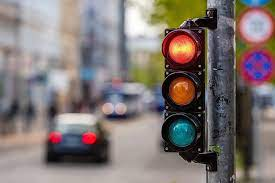
#> input picture img/semaforo1.jpg, 275 x 183 px, found by its file name
$ python fourier.py   (older library calls are emulated)
#> lines starting #> are read from the running program, lines starting #| are printed output that depends on the picture; after the words box and inside, x2 and y2 are one past the last pixel; in counts of white or black regions, pixels touching at a corner belong together
import numpy as np
import cv2
from PIL import Image

# Carrega a imagem
img = Image.open("img\semaforo1.jpg")
#> img is the input picture: PIL image 275x183 RGB; mean R, G, B 128.3, 118.2, 115.6

# Converte a imagem para escala de cinza
img_gray = img.convert("L")
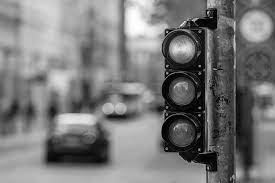
#> img_gray: PIL image 275x183 L; min 0, max 255, mean 120.9

# Converte a imagem para um array NumPy
img_array = np.array(img_gray)

# Aplica a FFT na imagem
img_fft = np.fft.fft2(img_array)

# Aplica o shift nas frequências para o centro da imagem
img_fft_shift = np.fft.fftshift(img_fft)

# Cria um filtro passa-baixas
filtro = np.zeros(img_array.shape)
altura, largura = img_array.shape
#> altura = 183; largura = 275
centro_altura, centro_largura = altura // 2, largura // 2
#> centro_altura = 91; centro_largura = 137
raio = 50
for i in range(altura):
    for j in range(largura):
        if ((i - centro_altura)**2 + (j - centro_largura)**2) < raio**2:
            filtro[i, j] = 1
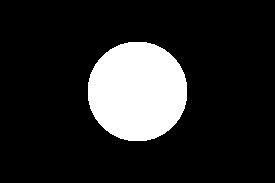
#> filtro: shape (183, 275) float64; values 0 (black) and 1 (white), 15.5% white; 1 white region, box (x1, y1, x2, y2) and area: (88, 42, 187, 141) 7825

# Aplica o filtro na imagem
img_fft_filt = img_fft_shift * filtro

# Aplica o shift inverso nas frequências
img_fft_filt_shift = np.fft.ifftshift(img_fft_filt)

# Aplica a inversa da FFT na imagem filtrada
img_filtrada = np.abs(np.fft.ifft2(img_fft_filt_shift))
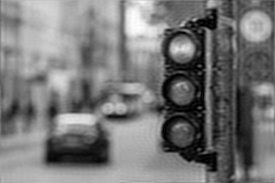
#> img_filtrada: shape (183, 275) float64; min 0.0117, max 257.6, mean 120.9; drawn with min black and max white

# Salva a imagem filtrada
Image.fromarray(img_filtrada.astype(np.uint8)).save("img/semafaro1_fft.jpg")
# Aplica o operador Sobel
sobelx = cv2.Sobel(img_filtrada, cv2.CV_64F, 1, 0, ksize=3)
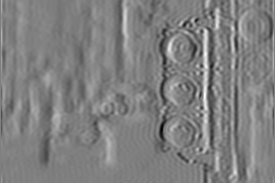
#> sobelx: shape (183, 275) float64; min -416.2, max 413.8, mean -0.3; drawn with min black and max white
sobely = cv2.Sobel(img_filtrada, cv2.CV_64F, 0, 1, ksize=3)
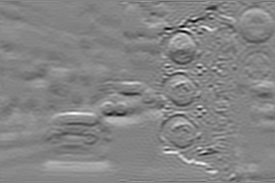
#> sobely: shape (183, 275) float64; min -483.4, max 443.8, mean 0.2; drawn with min black and max white
img_sobel = np.sqrt(sobelx**2 + sobely**2)
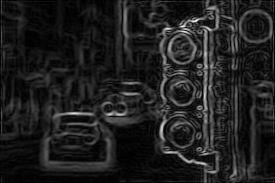
#> img_sobel: shape (183, 275) float64; min 0, max 519.4, mean 63.8; drawn with min black and max white

# Normaliza a imagem
img_sobel = cv2.normalize(img_sobel, None, 0, 255, cv2.NORM_MINMAX, cv2.CV_8U)

# Aplica a limiarização
img_filtrada = cv2.convertScaleAbs(img_filtrada)
_, img_limiarizada = cv2.threshold(img_filtrada, 0, 255, cv2.THRESH_BINARY + cv2.THRESH_OTSU)
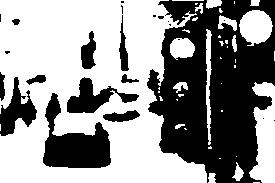
#> img_limiarizada: shape (183, 275); 57.8% white; 23 black regions (12 under 20 px), largest, box (x1, y1, x2, y2) and area: (147, 0, 275, 183) 15269, (43, 93, 111, 168) 2594, (67, 77, 139, 113) 1073

# Salva a imagem limiarizada
cv2.imwrite("img/semafaro1_limiarizada.jpg", img_limiarizada)


# Salva a imagem com as bordas detectadas
cv2.imwrite("img/imagem_bordas_sobel.png", img_sobel)

$ run again, with img/semaforo10.jpg copied over img/semaforo1.jpg
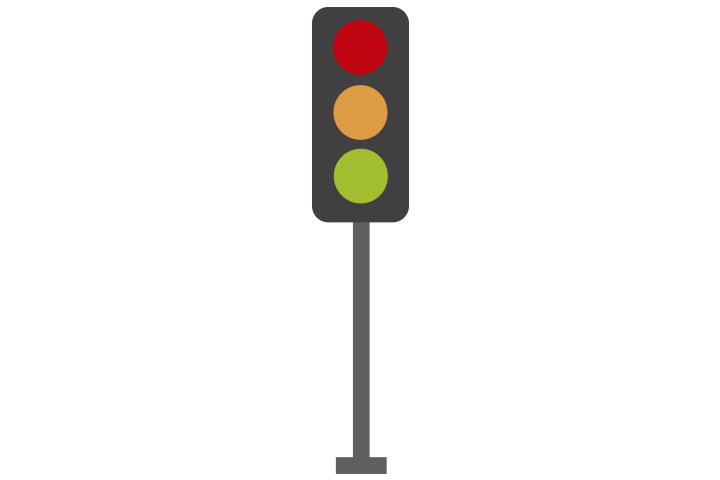
#> input picture img/semaforo10.jpg, 720 x 480 px, found by its file name
#> img is the input picture: PIL image 720x480 RGB; mean R, G, B 244, 242.4, 241
#> after the loop `for i in range(altura):`:
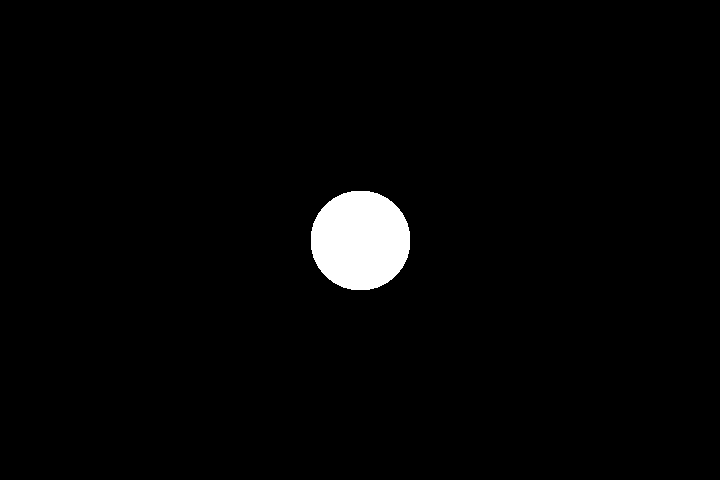
#> filtro: shape (480, 720) float64; values 0 (black) and 1 (white), 2.3% white; 1 white region, box (x1, y1, x2, y2) and area: (311, 191, 410, 290) 7825
#> `_, img_limiarizada = cv2.threshold(img_filtrada, 0, 255, cv2.THRESH_BI..`:
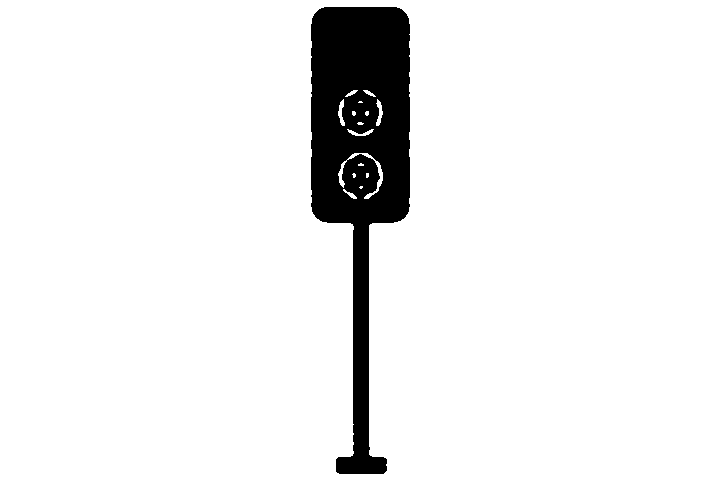
#> img_limiarizada: shape (480, 720); 92.8% white; 1 black region, box (x1, y1, x2, y2) and area: (311, 7, 410, 474) 24753

$ run again, with img/semaforo11.jpg copied over img/semaforo1.jpg
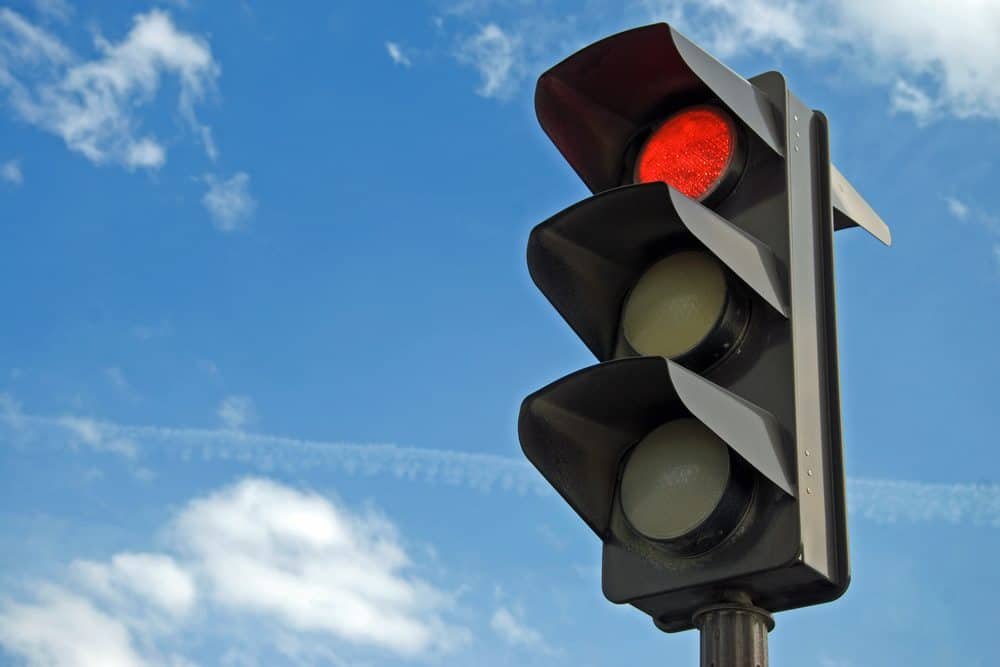
#> input picture img/semaforo11.jpg, 1000 x 667 px, found by its file name
#> img is the input picture: PIL image 1000x667 RGB; mean R, G, B 96.6, 133.9, 166.4
#> after the loop `for i in range(altura):`:
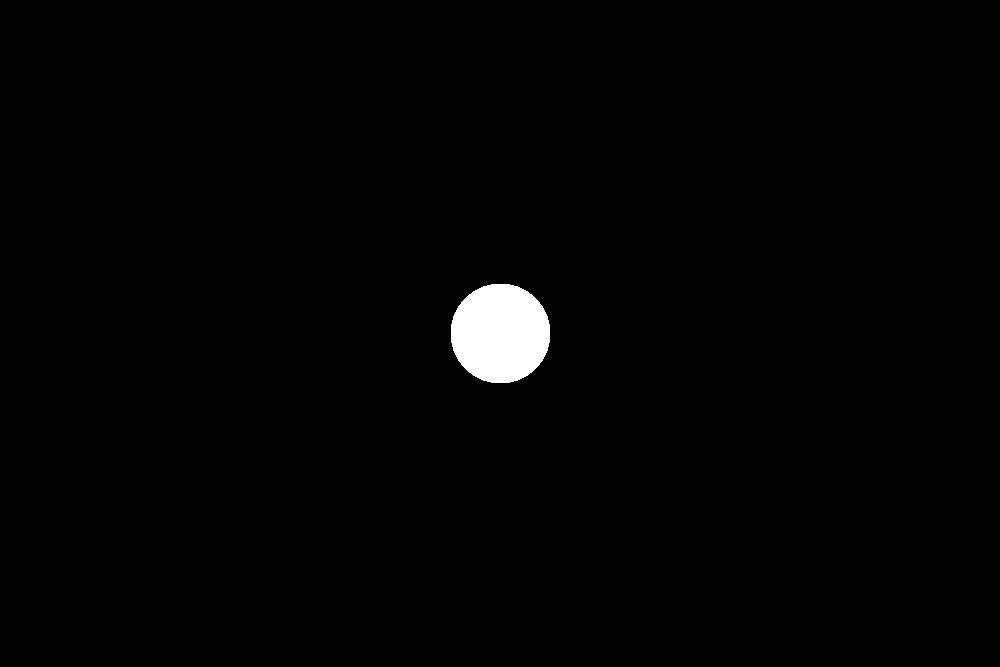
#> filtro: shape (667, 1000) float64; values 0 (black) and 1 (white), 1.2% white; 1 white region, box (x1, y1, x2, y2) and area: (451, 284, 550, 383) 7825
#> `_, img_limiarizada = cv2.threshold(img_filtrada, 0, 255, cv2.THRESH_BI..`:
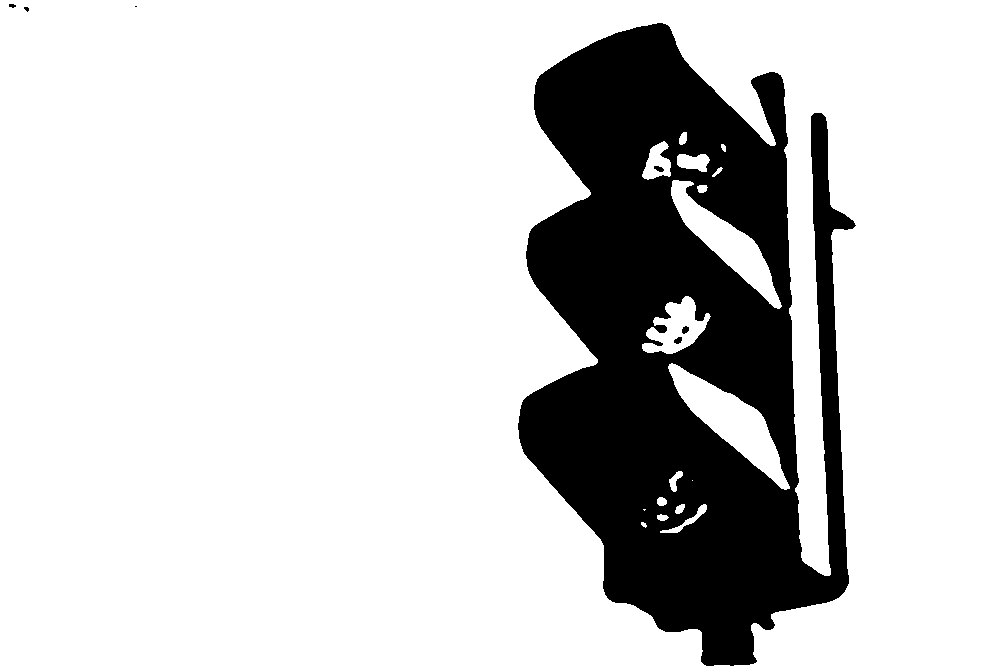
#> img_limiarizada: shape (667, 1000); 80.7% white; 7 black regions (2 under 20 px), largest, box (x1, y1, x2, y2) and area: (518, 23, 856, 666) 128705, (654, 166, 664, 172) 41, (682, 326, 689, 334) 41, (674, 337, 682, 344) 41, (9, 4, 16, 8) 21
